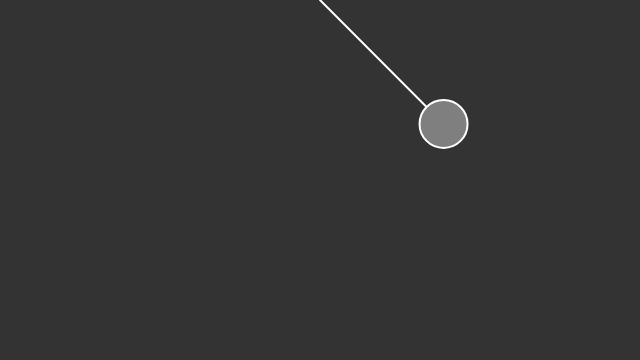
Frame 1 (no input)
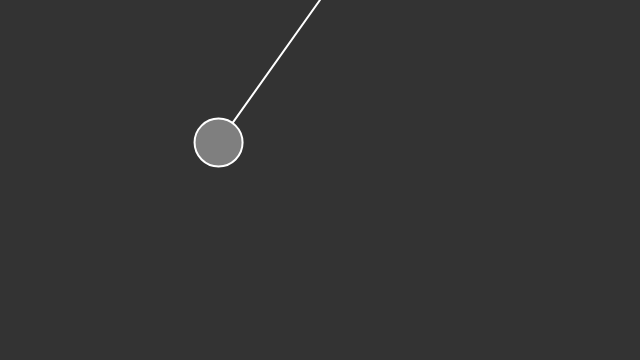
Frame 60 (no input)
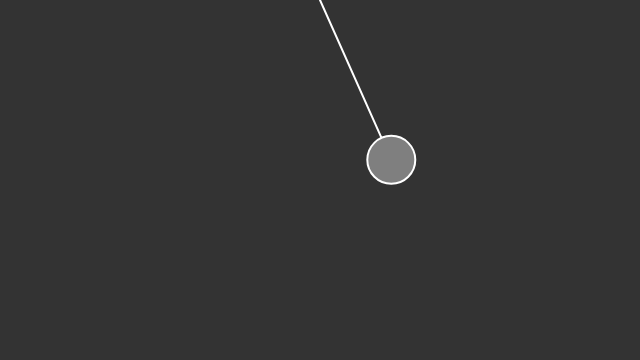
Frame 120 (the mouse pressed at the canvas centre since frame 60)

The p5.js sketch that drew these frames (run headless with seeded random() and noise() and a simulated clock; from frame 60 on, the mouse is pressed at the canvas centre):

// p5.js sketch
// ── sketch.js
var p;

function setup()  {
  createCanvas(640,360);
  // Make a new Pendulum with an origin position and armlength
  p = new Pendulum(createVector(width/2,0),175);

}

function draw() {
  background(51);
  p.go();
}

function Pendulum(origin_, r_) {
  // Fill all variables
  this.origin = origin_.copy();
  this.position = createVector();
  this.r = r_;
  this.angle = PI/4;

  this.aVelocity = 0.0;
  this.aAcceleration = 0.0;
  this.damping = 0.995;   // Arbitrary damping
  this.ballr = 48.0;      // Arbitrary ball radius

  this.go = function() {
    this.update();
    this.display();
  };

  // Function to update position
  this.update = function() {
    var gravity = 0.4;                                               // Arbitrary constant
    this.aAcceleration = (-1 * gravity / this.r) * sin(this.angle);  // Calculate acceleration (see: http://www.myphysicslab.com/pendulum1.html)
    this.aVelocity += this.aAcceleration;                            // Increment velocity
    this.aVelocity *= this.damping;                                  // Arbitrary damping
    this.angle += this.aVelocity;                                    // Increment angle
  };

  this.display = function() {
    this.position.set(this.r*sin(this.angle), this.r*cos(this.angle), 0);         // Polar to cartesian conversion
    this.position.add(this.origin);                                               // Make sure the position is relative to the pendulum's origin

    stroke(255);
    strokeWeight(2);
    // Draw the arm
    line(this.origin.x, this.origin.y, this.position.x, this.position.y);
    ellipseMode(CENTER);
    fill(127);
    // Draw the ball
    ellipse(this.position.x, this.position.y, this.ballr, this.ballr);
  };
}
